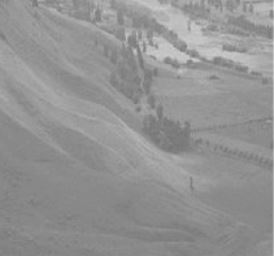
#> input picture wiki.jpg, 274 x 256 px
$ python task2.py
#> lines starting #> are read from the running program, lines starting #| are printed output that depends on the picture
import cv2
import numpy as np
import matplotlib.pyplot as plt

#load the image
image = cv2.imread("wiki.jpg", cv2.IMREAD_GRAYSCALE)
#> image is the input picture: shape (256, 274); min 117, max 209, mean 147

#histogram before equalization
histogramBefore = cv2.calcHist([image],[0], None, [256], [0, 256])
#> histogramBefore = 256 values, max 4081 at index 137, min 0 at index 0, mean 274

#implementation of own equalization
cdf = histogramBefore.cumsum()
#> cdf = 256 values from 0 to 70144
cdfNormalized = (cdf - cdf.min()) * 255 / (cdf.max() - cdf.min())
#> cdfNormalized = 256 values from 0 to 255
equalizedImage = cdfNormalized[image]
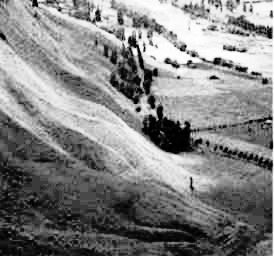
#> equalizedImage: shape (256, 274) float32; min 0.0145, max 255, mean 130.9
equalizedImage = np.uint8(equalizedImage)

#histogram after own equalization
histogramAfterOwn = cv2.calcHist([equalizedImage], [0], None, [256], [0, 256])
#> histogramAfterOwn = 256 values, max 4081 at index 73, min 0 at index 3, mean 274

#opencv equalization
equalizedImageCV = cv2.equalizeHist(image)

#histogram after opencv equalization
histogramAfterCV = cv2.calcHist([equalizedImageCV], [0], None, [256], [0, 256])
#> histogramAfterCV = 256 values, max 4081 at index 73, min 0 at index 5, mean 274

#plot histogram and images
plt.figure(figsize=(12, 6))
plt.subplot(2, 2, 1)
plt.title('Original Histogram')
plt.plot(histogramBefore)

plt.subplot(2, 2, 2)
plt.title('Histogram After Own Equalization')
plt.plot(histogramAfterOwn)

plt.subplot(2, 2, 3)
plt.title("Histogram After OpenCV's Equalization")
plt.plot(histogramAfterCV)

plt.subplot(2, 2, 4)
plt.title('Images')
plt.imshow(np.hstack([image, equalizedImage, equalizedImageCV]), cmap='gray')

plt.show()
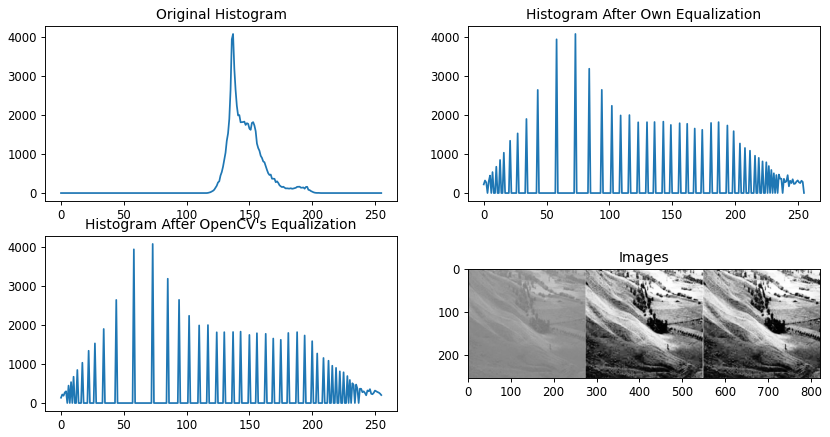
#> figure drawn by matplotlib, 4 panels; panel 1: curve peaks at x = 137, y = 4081; panel 2: curve peaks at x = 73, y = 4081; panel 3: curve peaks at x = 73, y = 4081
